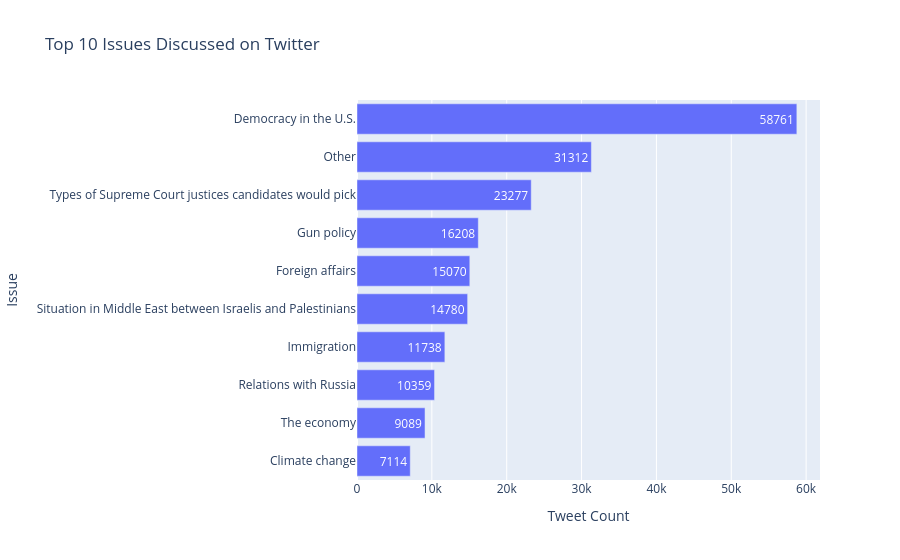

The notebook cell this image was saved under:
### Code cell
top_issues = issue_counts.sort_values('Tweet Count', ascending=False).head(10)

fig = px.bar(
    top_issues.sort_values('Tweet Count'),
    x='Tweet Count',
    y='Issue',
    orientation='h',
    text='Tweet Count',
    title='Top 10 Issues Discussed on Twitter'
)

fig.show()

### Figure 1 — Plotly figure (JSON) as saved in the notebook; plotly's stock layout.template omitted (floating-point values rounded to 4 significant figures)
{"data": [{"hovertemplate": "Tweet Count=%{text}<br>Issue=%{y}<extra></extra>", "legendgroup": "", "marker": {"color": "#636efa", "pattern": {"shape": ""}}, "name": "", "orientation": "h", "showlegend": false, "text": [7114.0, 9089.0, 10360.0, 11740.0, 14780.0, 15070.0, 16210.0, 23280.0, 31310.0, 58760.0], "textposition": "auto", "type": "bar", "x": [7114, 9089, 10359, 11738, 14780, 15070, 16208, 23277, 31312, 58761], "xaxis": "x", "y": ["Climate change", "The economy", "Relations with Russia", "Immigration", "Situation in Middle East between Israelis and Palestinians", "Foreign affairs", "Gun policy", "Types of Supreme Court justices candidates would pick", "Other", "Democracy in the U.S."], "yaxis": "y"}], "layout": {"barmode": "relative", "legend": {"tracegroupgap": 0}, "title": {"text": "Top 10 Issues Discussed on Twitter"}, "xaxis": {"anchor": "y", "domain": [0, 1], "title": {"text": "Tweet Count"}}, "yaxis": {"anchor": "x", "domain": [0, 1], "title": {"text": "Issue"}}}}
